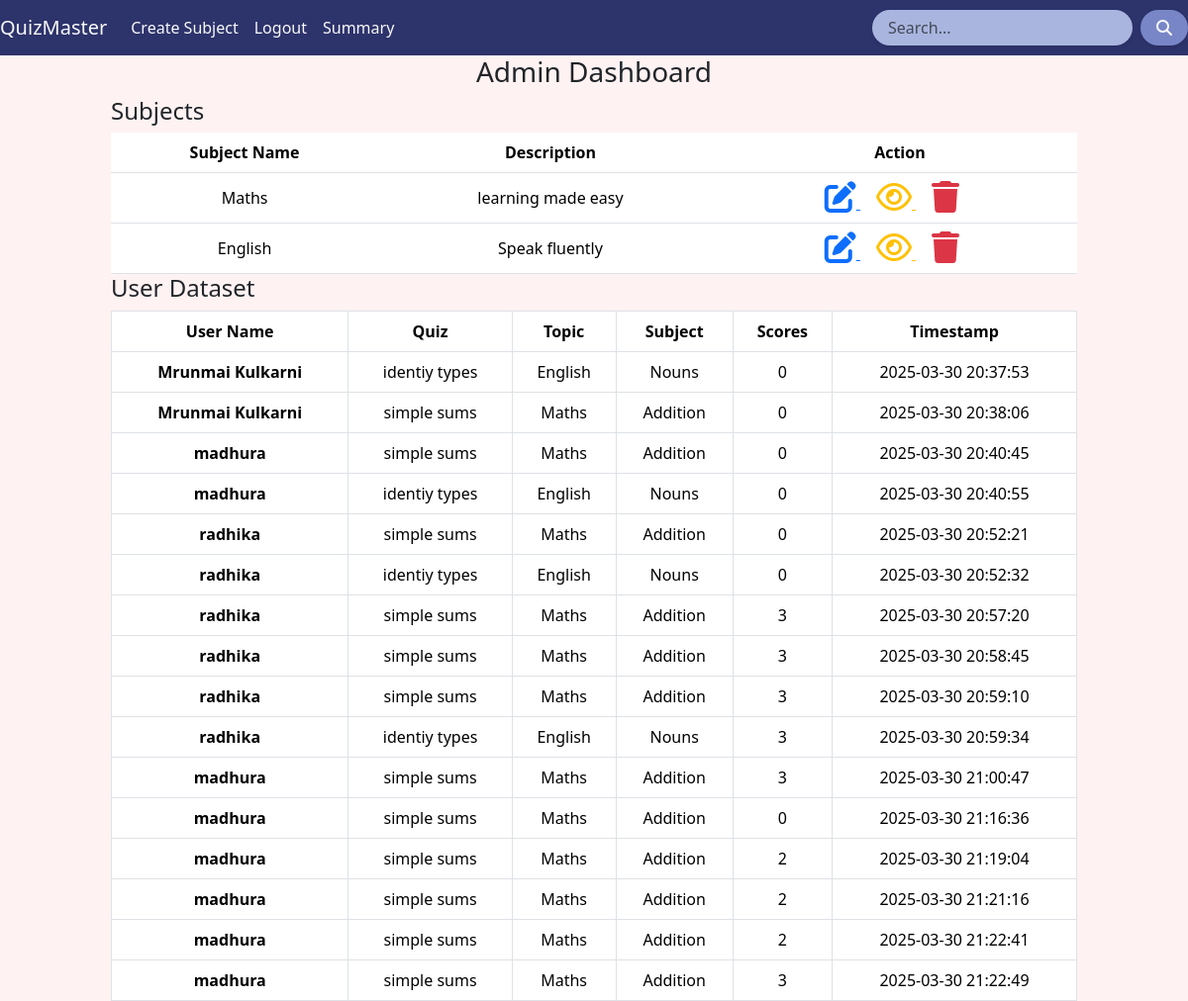
The app's page /admin (signed in) with its own data.
### app.py (models this page shows, shortened)
class CourseTopic(db.Model):
    __tablename__="CourseTopic"
    id=db.Column(db.Integer, primary_key=True)
    name=db.Column(db.String(80),nullable=False)
    description=db.Column(db.String(120),nullable=False)
    course_sections=db.relationship("CourseSection", back_populates='course_topic',cascade="all,delete-orphan")

class UserScore(db.Model):
    __tablename__="UserScore"
    id=db.Column(db.Integer, primary_key=True)
    scores=db.Column(db.Integer,nullable=False)
    user_id=db.Column(db.Integer, db.ForeignKey("UserAccount.id"))
    quiz_id=db.Column(db.Integer, db.ForeignKey("QuizTest.id"))
    timestamp=db.Column(db.DateTime,nullable=False)
    quiz_test=db.relationship('QuizTest',back_populates='user_scores')
    user_account=db.relationship('UserAccount',back_populates='user_scores')

class UserAccount(db.Model):
    __tablename__="UserAccount"
    id=db.Column(db.Integer, primary_key=True)
    fullname=db.Column(db.String(80),nullable=False)
    email=db.Column(db.String(120),unique=True,nullable=False)
    password=db.Column(db.String(120),nullable=False)
    qualification=db.Column(db.String(120),nullable=False)
    dob=db.Column(db.String(120),nullable=False)
    is_admin=db.Column(db.Boolean,nullable=False,default=False)
    user_scores=db.relationship('UserScore',back_populates='user_account',cascade='all,delete-orphan')

class QuizTest(db.Model):
    __tablename__="QuizTest"
    id=db.Column(db.Integer, primary_key=True)
    date_ofquiz=db.Column(db.Date,nullable=False)
    time_dur=db.Column(db.String(20),nullable=False)
    remarks=db.Column(db.String(120),nullable=False)
    section_id=db.Column(db.Integer, db.ForeignKey("CourseSection.id"),nullable=False)
    course_section=db.relationship("CourseSection", back_populates='quizzes')
    quiz_questions=db.relationship("QuizQuestion",back_populates='quiz_test',cascade='all,delete-orphan')
    user_scores=db.relationship('UserScore',back_populates='quiz_test',cascade='all,delete-orphan')

class CourseSection(db.Model):
    __tablename__="CourseSection"
    id=db.Column(db.Integer, primary_key=True)
    name=db.Column(db.String(80),nullable=False)
    description=db.Column(db.String(120),nullable=False)
    topic_id=db.Column(db.Integer, db.ForeignKey("CourseTopic.id"))
    course_topic=db.relationship("CourseTopic", back_populates='course_sections')
    quizzes=db.relationship("QuizTest",back_populates='course_section',cascade='all,delete-orphan')

### app.py (the view)
@app.route("/admin")
def adminpage():
    if 'admin' in session:
        topics=CourseTopic.query.all()
        scores=UserScore.query.all()
        print(topics)
        return render_template("admin.html",subjects=topics,scores=scores)
    return redirect("/login")

### templates/admin.html (shortened to what this page needs)
{% extends "index.html" %}
{% block content %}
<nav class="navbar navbar-expand-lg navbar-dark" style="background-color: #2D336B;">
  <a class="navbar-brand text-light" href="/admin">QuizMaster</a>
  <div class="collapse navbar-collapse">
      <div class="navbar-nav">
          <a class="nav-item nav-link active text-light" href="/subject">Create Subject</a>
          <a class="nav-item nav-link active text-light" href="/logout">Logout</a>
          <a class="nav-item nav-link active text-light" href="/admin/summarypg">Summary</a>
      </div>
      <form class="form-inline ms-auto d-flex align-items-center gap-2" method="get" action="/adsearch">
        <input class="form-control rounded-pill px-3 shadow-sm"
               type="search"
               placeholder="Search..."
               aria-label="Search"
               name="search"
               style="background-color: #A9B5DF; border: none;">
        <button class="btn text-light rounded-pill shadow-sm px-3"
                type="submit"
                style="background-color: #7886C7; border: none;">
            <i class="fa-solid fa-magnifying-glass"></i>
        </button>
    </form>
  </div>
</nav>
<div class="container-fluid vh=100" style="background-color: #FFF2F2;">
    <div class="row">
        <div class="container-fluid col-10">
            <h3 class="text-dark">Admin Dashboard</h3>
            <h4 class="text-dark">Subjects</h4>
            <table class="table w-100">
                <thead class="thead-dark">
                  <tr>
                    <th>Subject Name</th>
                    <th>Description</th>
                    <th>Action</th>
                  </tr>
                </thead>
                <tbody>
                    {% for sub in subjects %}
                  <tr>
                    <td>{{ sub.name }}</td>
                    <td>{{ sub.description }}</td>
                    <td>
                       <a href="/editsubject/{{sub.id}}" class="text-primary me-3">
                           <i class="fa-solid fa-pen-to-square fa-2x"></i>
                       </a>
                       <a href="/showsubject/{{sub.id}}" class="text-warning me-3">
                           <i class="fa-regular fa-eye fa-2x"></i>
                       </a>
                       <a href="/delsubject/{{sub.id}}" class="text-danger me-3">
                           <i class="fa-solid fa-trash fa-2x"></i>
                       </a>
                    </td>
                  </tr>
                  {% endfor %}
                </tbody>
            </table>
            <h4 class="text-dark">User Dataset</h4>
            <table class="table table-bordered table-hover table-responsive" style="background-color: #A9B5DF">
                <thead class="thead-dark">
                  <tr>
                    <th scope="col">User Name</th>
                    <th scope="col">Quiz</th>
                    <th scope="col">Topic</th>
                    <th scope="col">Subject</th>
                    <th scope="col">Scores</th>
                    <th scope="col">Timestamp</th>
                  </tr>
                </thead>
                <tbody>
                    {% for score in scores %}
                  <tr>
                    <th scope="row">{{ score.user_account.fullname }}</th>
                    <td>{{ score.quiz_test.remarks }}</td>
                    <td>{{ score.quiz_test.course_section.course_topic.name }}</td>
                    <td>{{ score.quiz_test.course_section.name }}</td>
                    <td>{{ score.scores }}</td>
                    <td>{{ score.timestamp.strftime('%Y-%m-%d %H:%M:%S') }}</td>
                  </tr>
                  {% endfor %}
                </tbody>
            </table>
        </div>
    </div>
</div>
{% endblock %}

### static/css/style.css (style rules this page uses)
h3 { text-align: center; }
body { background-color: #FFF2F2 !important; }
.table { margin: 0 auto; text-align: center; width: 100%; }
.table th, .table td { text-align: center; vertical-align: middle; width: auto; }

### records on screen
CourseTopic: name "Maths", description "learning made easy"
CourseTopic: name "English", description "Speak fluently"
UserScore: user_account.fullname "Mrunmai Kulkarni", quiz_test.remarks "identiy types", quiz_test.course_section.course_topic.name "English", quiz_test.course_section.name "Nouns", scores "0", timestamp "2025-03-30 20:37:53"
UserScore: user_account.fullname "Mrunmai Kulkarni", quiz_test.remarks "simple sums", quiz_test.course_section.course_topic.name "Maths", quiz_test.course_section.name "Addition", scores "0", timestamp "2025-03-30 20:38:06"
UserScore: user_account.fullname "madhura", quiz_test.remarks "simple sums", quiz_test.course_section.course_topic.name "Maths", quiz_test.course_section.name "Addition", scores "0", timestamp "2025-03-30 20:40:45"
UserScore: user_account.fullname "madhura", quiz_test.remarks "identiy types", quiz_test.course_section.course_topic.name "English", quiz_test.course_section.name "Nouns", scores "0", timestamp "2025-03-30 20:40:55"
UserScore: user_account.fullname "radhika", quiz_test.remarks "simple sums", quiz_test.course_section.course_topic.name "Maths", quiz_test.course_section.name "Addition", scores "0", timestamp "2025-03-30 20:52:21"
UserScore: user_account.fullname "radhika", quiz_test.remarks "identiy types", quiz_test.course_section.course_topic.name "English", quiz_test.course_section.name "Nouns", scores "0", timestamp "2025-03-30 20:52:32"
UserScore: user_account.fullname "radhika", quiz_test.remarks "simple sums", quiz_test.course_section.course_topic.name "Maths", quiz_test.course_section.name "Addition", scores "3", timestamp "2025-03-30 20:57:20"
UserScore: user_account.fullname "radhika", quiz_test.remarks "simple sums", quiz_test.course_section.course_topic.name "Maths", quiz_test.course_section.name "Addition", scores "3", timestamp "2025-03-30 20:58:45"
UserScore: user_account.fullname "radhika", quiz_test.remarks "simple sums", quiz_test.course_section.course_topic.name "Maths", quiz_test.course_section.name "Addition", scores "3", timestamp "2025-03-30 20:59:10"
UserScore: user_account.fullname "radhika", quiz_test.remarks "identiy types", quiz_test.course_section.course_topic.name "English", quiz_test.course_section.name "Nouns", scores "3", timestamp "2025-03-30 20:59:34"
UserScore: user_account.fullname "madhura", quiz_test.remarks "simple sums", quiz_test.course_section.course_topic.name "Maths", quiz_test.course_section.name "Addition", scores "3", timestamp "2025-03-30 21:00:47"
UserScore: user_account.fullname "madhura", quiz_test.remarks "simple sums", quiz_test.course_section.course_topic.name "Maths", quiz_test.course_section.name "Addition", scores "0", timestamp "2025-03-30 21:16:36"
UserScore: user_account.fullname "madhura", quiz_test.remarks "simple sums", quiz_test.course_section.course_topic.name "Maths", quiz_test.course_section.name "Addition", scores "2", timestamp "2025-03-30 21:19:04"
UserScore: user_account.fullname "madhura", quiz_test.remarks "simple sums", quiz_test.course_section.course_topic.name "Maths", quiz_test.course_section.name "Addition", scores "2", timestamp "2025-03-30 21:21:16"
UserScore: user_account.fullname "madhura", quiz_test.remarks "simple sums", quiz_test.course_section.course_topic.name "Maths", quiz_test.course_section.name "Addition", scores "2", timestamp "2025-03-30 21:22:41"
UserScore: user_account.fullname "madhura", quiz_test.remarks "simple sums", quiz_test.course_section.course_topic.name "Maths", quiz_test.course_section.name "Addition", scores "3", timestamp "2025-03-30 21:22:49"
